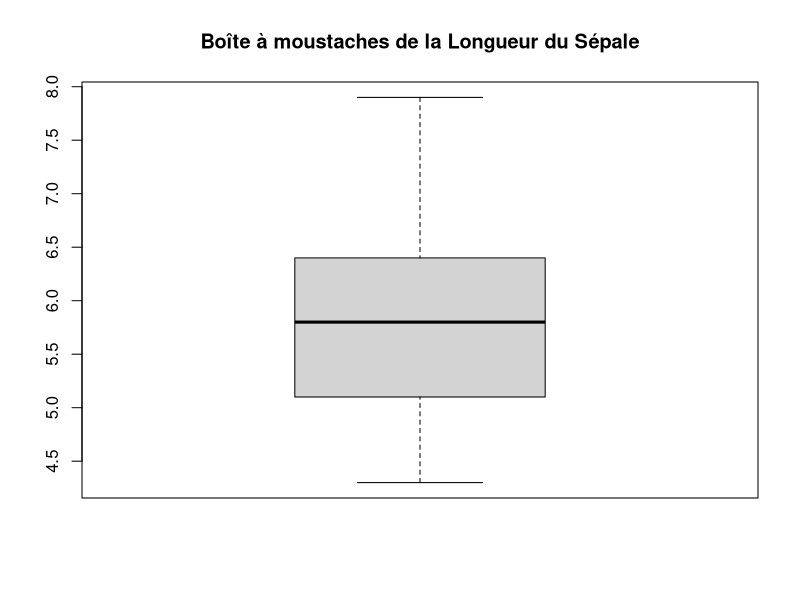
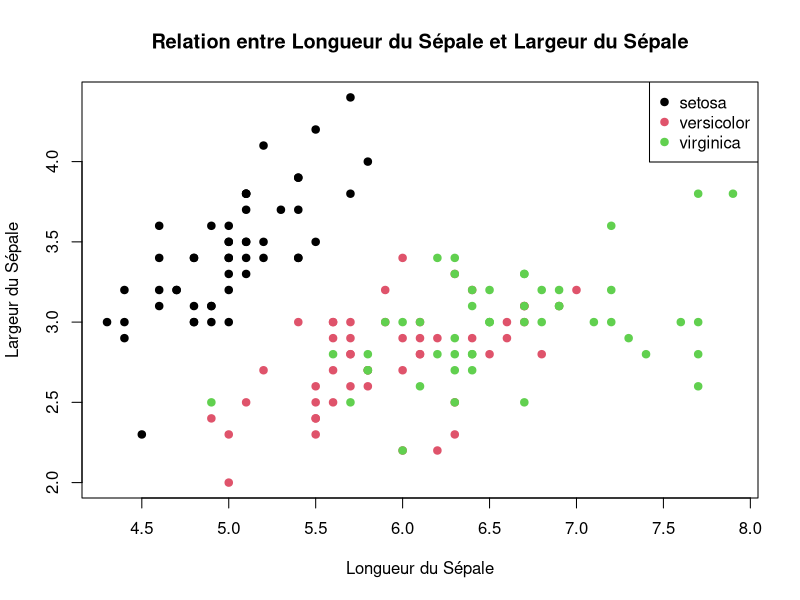

The R script that drew these images, in order:
library(datasets)
# Charger la bibliothèque dataset 
library(datasets)

# Charger l'ensemble de données iris
data(iris)

# Afficher les premières lignes de l'ensemble de données
head(iris)

# Résumé statistique des variables
summary(iris)

# Visualisation : Boîte à moustaches pour chaque variable
boxplot(iris$Sepal.Length, main="Boîte à moustaches de la Longueur du Sépale")

# Visualisation : Diagramme de dispersion pour la relation entre Sepal.Length et Sepal.Width
plot(iris$Sepal.Length, iris$Sepal.Width, main="Relation entre Longueur du Sépale et Largeur du Sépale", xlab="Longueur du Sépale", ylab="Largeur du Sépale", pch=19, col=iris$Species)
legend("topright", legend=levels(iris$Species), col=1:3, pch=19)

# Autres visualisations, analyses, etc. peuvent être effectuées en fonction des besoins spécifiques
